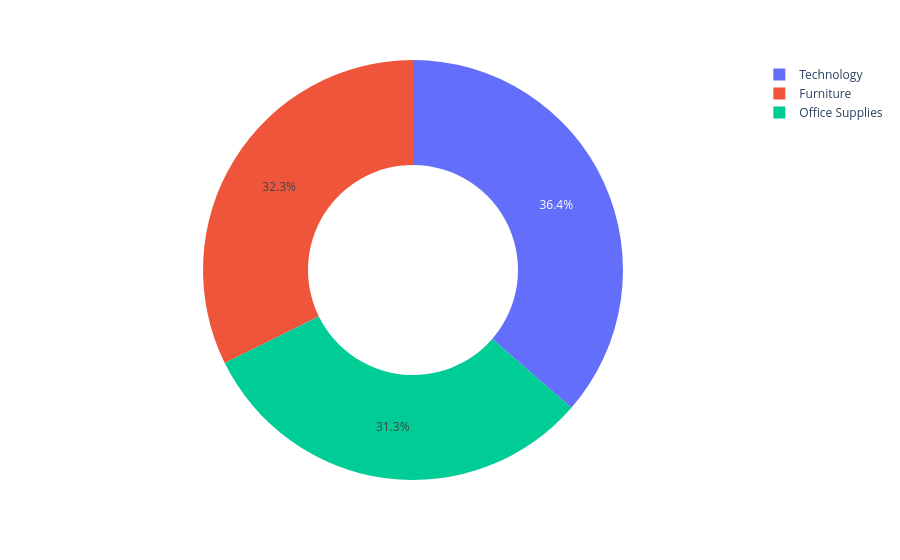

Notebook source saved alongside this figure:
### Code cell
fig=px.pie(sales_by_category,
           values="Sales",
           names="Category",
          hole=0.5)
fig.show()

### Figure 1 — Plotly figure (JSON) as saved in the notebook; plotly's stock layout.template omitted (floating-point values rounded to 4 significant figures)
{"data": [{"domain": {"x": [0, 1], "y": [0, 1]}, "hole": 0.5, "hovertemplate": "Category=%{label}<br>Sales=%{value}<extra></extra>", "labels": ["Furniture", "Office Supplies", "Technology"], "legendgroup": "", "name": "", "showlegend": true, "type": "pie", "values": [742000.0, 719000.0, 836200.0]}], "layout": {"autosize": true, "legend": {"tracegroupgap": 0}, "margin": {"t": 60}}}
